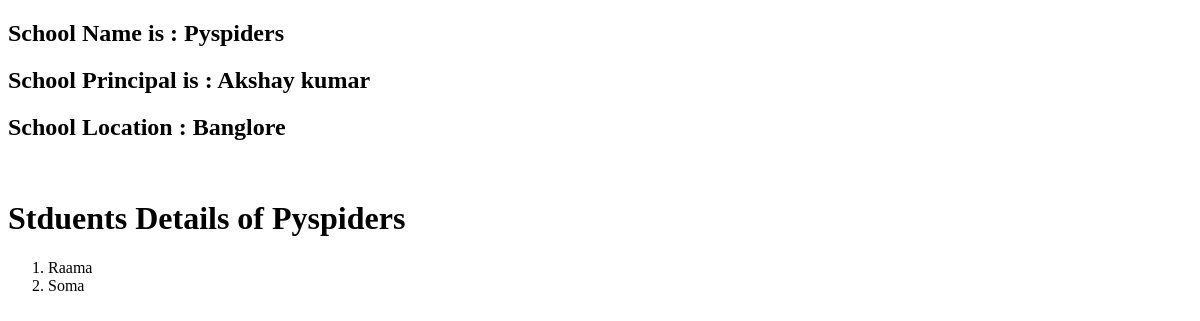
Page /schools/1 on the earlier database version.
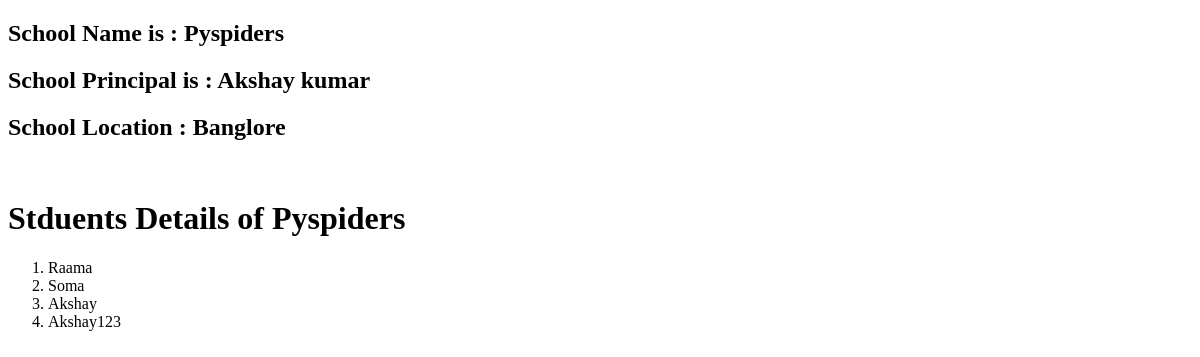
Same page on the later database version.
### myapp/models.py (models this page shows, shortened)
class School(models.Model):
    name=models.CharField(max_length=256)
    principal=models.CharField(max_length=256)
    location=models.CharField(max_length=256)

class Student(models.Model):
    name=models.CharField(max_length=256)
    age=models.PositiveIntegerField()
    school=models.ForeignKey(School,related_name="students",on_delete=models.CASCADE)

### myapp/views.py (the view, shortened to what this page needs)
# urls.py: path('schools/<int:pk>',views.School_DetailView.as_view(),name="detail_view"),
class School_DetailView(DetailView):
    model=School
    template_name='school_detail.html'
    context_object_name="school_detail"

### templates/school_detail.html (shortened to what this page needs)
<!DOCTYPE html>
<html lang="en">
<head>
</head>
<body>
    {% if school_detail %}
    <h2>School Name is : {{school_detail.name}}</h2>
    <h2>School Principal is : {{school_detail.principal}}</h2>
     <h2>School Location : {{school_detail.location}}</h2>
    {% endif %}
    <br>
    <h1>Stduents Details of {{school_detail.name}}</h1>
    <ol>
        {% for student in school_detail.students.all %}
        <li>{{student.name}}</li>
    {% endfor %}
    </ol>
</body>
</html>

Differences in the rows shown:
added Student: name "Akshay"
added Student: name "Akshay123"
